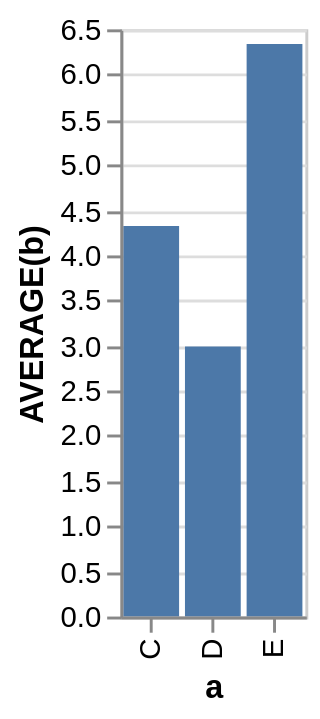

This figure's Vega-Lite source:
### Vega specification from a JSON file in a GitHub repository (floating-point values rounded to 4 significant figures)
{"$schema": "https://vega.github.io/schema/vega/v3.0.json", "autosize": "pad", "padding": 5, "encode": {"update": {"stroke": {"value": "#ccc"}, "fill": {"value": "transparent"}}}, "data": [{"name": "source_0", "values": [{"a": "C", "b": 2}, {"a": "C", "b": 7}, {"a": "C", "b": 4}, {"a": "D", "b": 1}, {"a": "D", "b": 2}, {"a": "D", "b": 6}, {"a": "E", "b": 8}, {"a": "E", "b": 4}, {"a": "E", "b": 7}]}, {"name": "data_0", "source": "source_0", "transform": [{"type": "formula", "expr": "toNumber(datum[\"b\"])", "as": "b"}, {"type": "aggregate", "groupby": ["a"], "ops": ["average"], "fields": ["b"], "as": ["average_b"]}]}], "signals": [{"name": "width", "update": "bandspace(domain('x').length, 0.1, 0.05) * 21"}, {"name": "height", "update": "200"}], "marks": [{"name": "marks", "type": "rect", "role": "bar", "from": {"data": "data_0"}, "encode": {"update": {"x": {"scale": "x", "field": "a"}, "width": {"scale": "x", "band": true}, "y": {"scale": "y", "field": "average_b"}, "y2": {"scale": "y", "value": 0}, "fill": {"value": "#4c78a8"}}}}], "scales": [{"name": "x", "type": "band", "domain": {"data": "data_0", "field": "a", "sort": true}, "range": {"step": 21}, "round": true, "paddingInner": 0.1, "paddingOuter": 0.05}, {"name": "y", "type": "linear", "domain": {"data": "data_0", "field": "average_b"}, "range": [200, 0], "round": true, "nice": true, "zero": true}], "axes": [{"scale": "x", "orient": "bottom", "tickCount": 5, "title": "a", "zindex": 1, "encode": {"labels": {"update": {"angle": {"value": 270}, "align": {"value": "right"}, "baseline": {"value": "middle"}}}}}, {"scale": "y", "orient": "left", "title": "AVERAGE(b)", "zindex": 1}, {"scale": "y", "domain": false, "grid": true, "labels": false, "orient": "left", "ticks": false, "zindex": 0, "gridScale": "x"}]}
